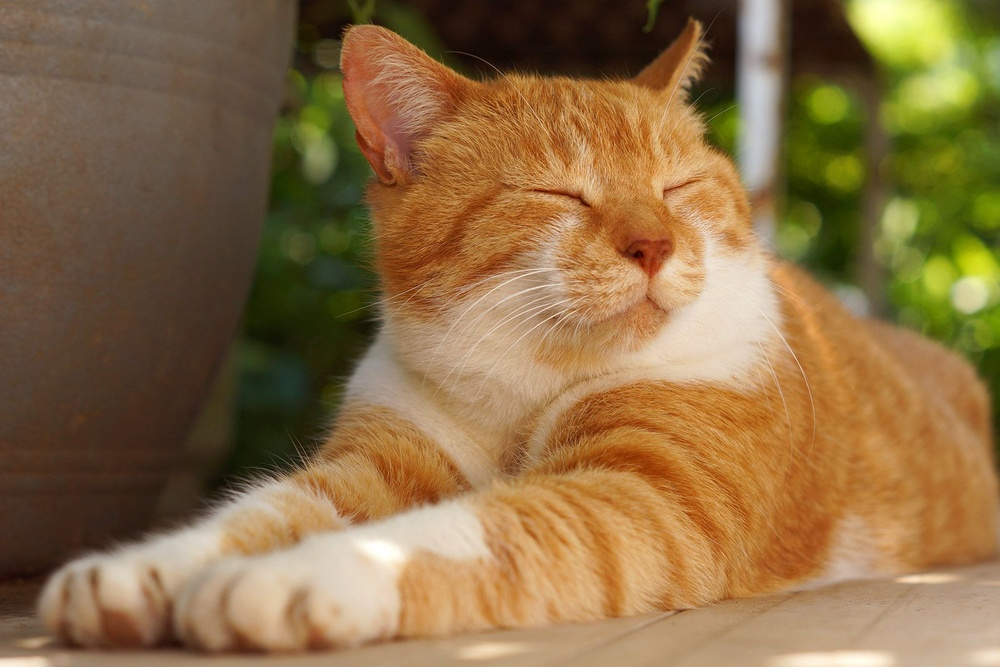
#> input picture catimg.jpg, 1000 x 667 px, shrunk from 1800 x 1200 before the run
$ jupyter execute test.ipynb
#> lines starting #> are read from the running program, lines starting #| are printed output that depends on the picture
[cell 1]
import numpy as np
import random as r
alph = "qwertyuiopasdfghjklzxcvbnm"
cap = "QWERTYUIOPASDFGHJKLZXCVBNM"
# alph = [0,1]
dig = "1234567890"
spac = "   "*8
alph = alph+dig+cap
ln = 10**4*6
lm = 10**4*4
# alpl = 2
# alph = alph[:alpl] + dig[:alpl]
# lm = 10000
v = 10**4
row = 100
col = 11
v = 16
v = 10**4
ln = 10**1
lm = 10000
alpl = 2
# alpl = len(alph)
# n = 2300*3
n = 1
k = v**2
for j in range(1):
    m = r.randint(1,lm)
    n = r.randint(2,ln)
    n = 1
    # [24 lines of commented-out code are left out]
    print('["Solution"'+',"getRandom"'*m+']')
    ll = list(np.random.randint(-v,v,n))
    print('[',[ll],',[]'*m+']')
    # [122 lines of commented-out code are left out]

[cell 2]
#importing libraries
import cv2
import numpy as np

#reading image
img = cv2.imread("catimg.jpg")
#> img is the input picture: shape (667, 1000, 3); mean B, G, R 69.4, 110.1, 139.4

# Edges
gray = cv2.cvtColor(img, cv2.COLOR_BGR2GRAY)
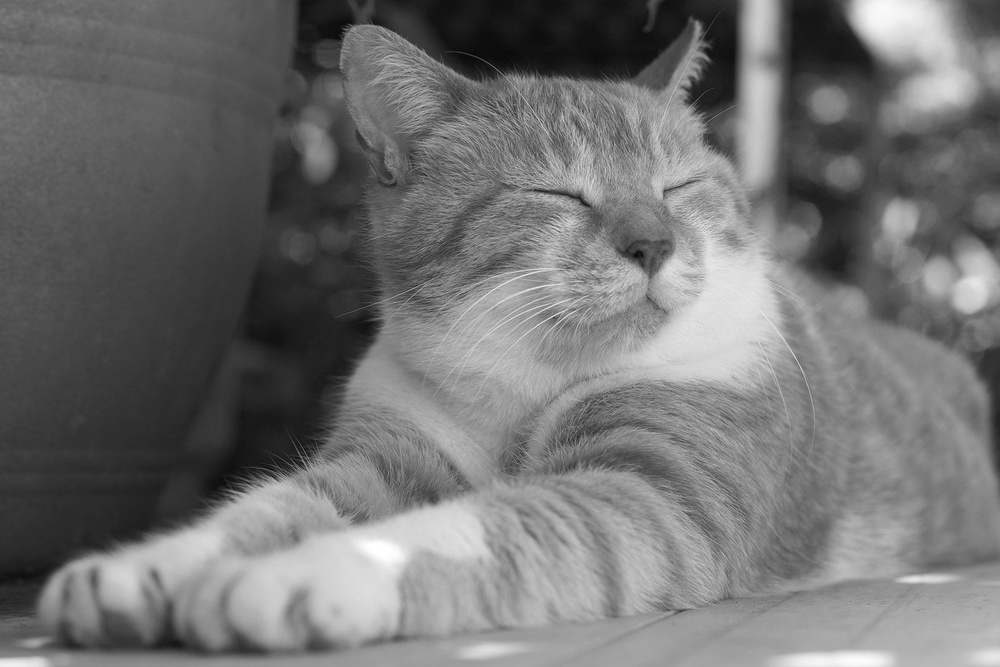
#> gray: shape (667, 1000); min 4, max 255, mean 114.2
gray = cv2.medianBlur (gray, 5)
edges = cv2.adaptiveThreshold (gray,255,cv2.ADAPTIVE_THRESH_MEAN_C,cv2.THRESH_BINARY, 9, 9)
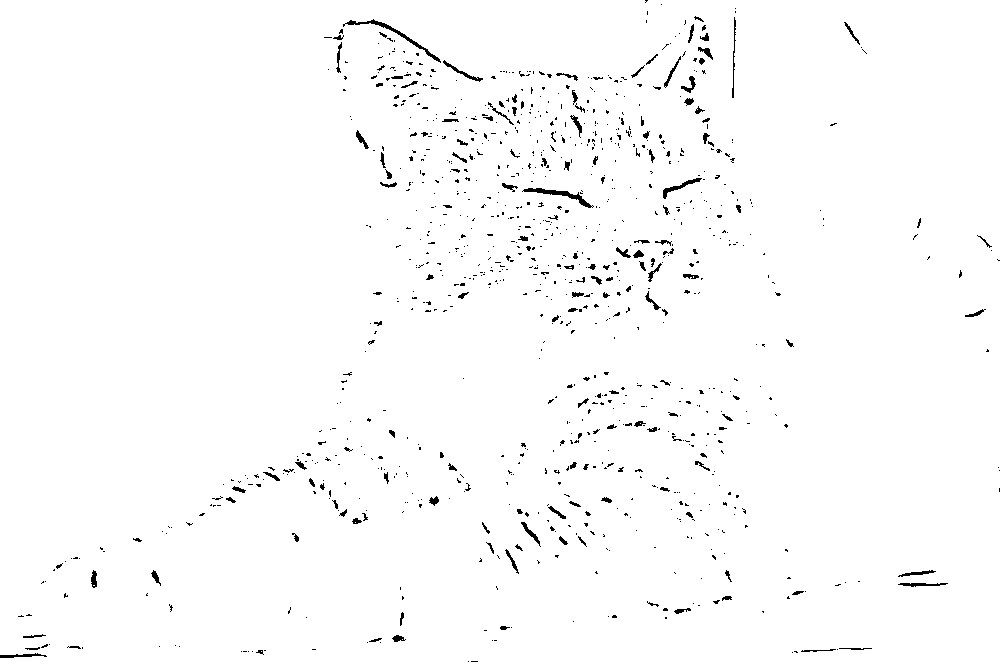
#> edges: shape (667, 1000); 98.4% white; black in thin lines or dots

#Cartoonization
color = cv2.bilateralFilter(img, 9, 250, 250)
cartoon = cv2.bitwise_and(color, color, mask=edges)
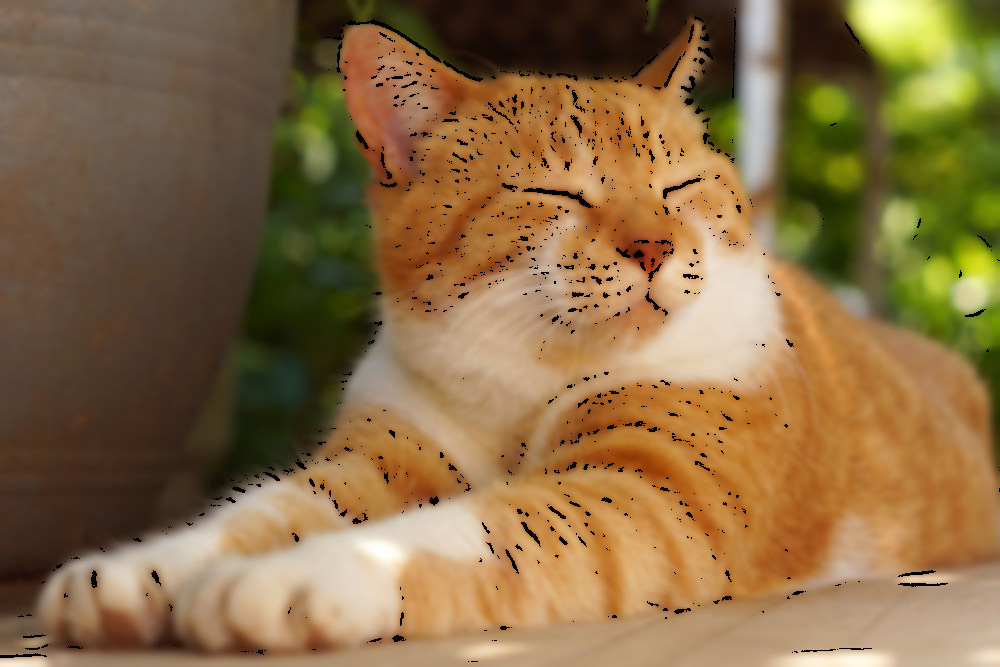
#> cartoon: shape (667, 1000, 3); mean B, G, R 68.6, 108.5, 137

cv2.imshow("Image", img)
cv2.imshow("edges", edges)
cv2.imshow("cartoon", cartoon)
# cv2.waitkey (0)
# cv2.destroyAllWindows()
